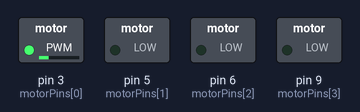
A sketch run on a simulated Arduino Uno, built with avr-gcc and run on an emulated ATmega328P. Parts: switched loads named in the sketch (green lamp = pin HIGH).

Above: at 0.05 s.
At 1.55 s:
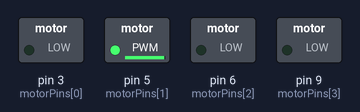
At 3.05 s:
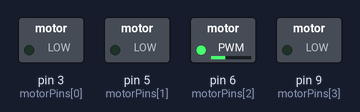
At 4.55 s:
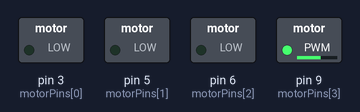
At 6.0 s:
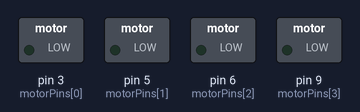
Timing chart, 0 to 7.8 s (numbered marks = the images above):
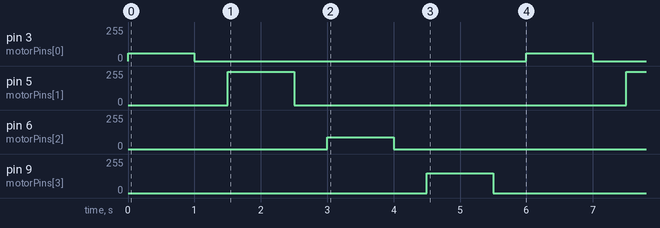

Measured:
- by itself, pin 3 (motorPins[0]): alternates 60/255 for 1.0 s and 0/255 for 5.0 s
- by itself, pin 5 (motorPins[1]): alternates 250/255 for 1.0 s and 0/255 for 5.0 s
- by itself, pin 6 (motorPins[2]): alternates 90/255 for 1.0 s and 0/255 for 5.0 s
- by itself, pin 9 (motorPins[3]): alternates 150/255 for 1.0 s and 0/255 for 5.0 s

The sketch:

DC_MX1508_2.ino
```cpp
// 모터 핀 설정
int motorPins[] = {3, 5,6,9};  // 모터의 PWM 핀

// 모터 속도 설정
int motorSpeeds[] = {60, 250 ,90,150};  // 각 모터의 초기 속도 (0~255 범위)


void setup() {
  // 모터 핀을 출력으로 설정
  for (int i = 0; i < 4; i++) {
    pinMode(motorPins[i], OUTPUT);
  }
}

void loop() {
  // 4개의 모터를 순환하며 속도 조절
  for (int i = 0; i < 4; i++) {
    analogWrite(motorPins[i], motorSpeeds[i]);  // 해당 모터의 속도 설정
    delay(1000);  // 1초 동안 유지

    // 다음 모터로 넘어가기 전에 이전 모터를 정지
    analogWrite(motorPins[i], 0);
    delay(500);  // 0.5초 동안 유지
  }
}
```
